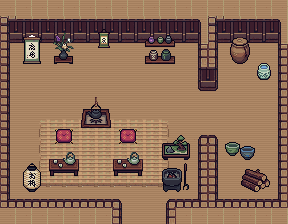

This game map was drawn from its Tiled (.tmx) file and the tilesets committed beside it. A one-line description and the full map source follow:
An orthogonal 18x14 tile map with 16x16 px tiles, 6 tile layers (Floor, Walls, Rug, Decor, ...), 5 tilesets and 6 objects (start, warp, marker, soundscape).

<map version="1.10" tiledversion="1.11.0" orientation="orthogonal" renderorder="right-down" width="18" height="14" tilewidth="16" tileheight="16" infinite="0" nextlayerid="9" nextobjectid="7">
 <tileset firstgid="1" source="../tilesets/sakura-teahouse-terrain.tsx" />
 <tileset firstgid="41" source="../tilesets/sakura-teahouse-decor.tsx" />
 <tileset firstgid="43" source="../tilesets/sakura-teahouse-furniture.tsx" />
 <tileset firstgid="412" source="../tilesets/collision.tsx" />
 <tileset firstgid="414" source="../tilesets/sakura-teahouse-props.tsx" />
 <layer id="1" name="Floor" width="18" height="14">
  <data encoding="csv">
1,1,1,1,1,1,1,1,1,1,1,1,1,1,1,1,1,1,
1,1,1,1,1,1,1,1,1,1,1,1,1,1,1,1,1,1,
1,1,1,1,1,1,1,1,1,1,1,1,1,1,1,1,1,1,
1,1,1,1,1,1,1,1,1,1,1,1,1,1,1,1,1,1,
1,1,1,1,1,1,1,1,1,1,1,1,1,1,1,1,1,1,
1,1,1,1,1,1,1,1,1,1,1,1,1,1,1,1,1,1,
1,1,1,1,1,1,1,1,1,1,1,1,1,1,1,1,1,1,
1,1,1,1,1,1,1,1,1,1,1,1,1,1,1,1,1,1,
1,1,1,1,1,1,1,1,1,1,1,1,1,1,1,1,1,1,
1,1,1,1,1,1,1,1,1,1,1,1,1,1,1,1,1,1,
1,1,1,1,1,1,1,1,1,1,1,1,1,1,1,1,1,1,
1,1,1,1,1,1,1,1,1,1,1,1,1,1,1,1,1,1,
1,1,1,1,1,1,1,1,1,1,1,1,1,1,1,1,1,1,
1,1,1,1,1,1,1,1,1,1,1,1,1,1,1,1,1,1
</data>
 </layer>
 <layer id="2" name="Walls" width="18" height="14">
  <data encoding="csv">
7,7,7,7,7,7,7,7,7,7,7,7,7,7,7,7,7,7,
12,13,13,13,13,13,13,13,13,13,13,13,19,12,13,13,13,19,
15,16,16,16,16,16,16,16,16,16,16,16,22,15,16,16,16,22,
9,0,0,0,0,0,0,0,0,0,0,0,6,9,0,0,0,6,
9,0,0,0,0,0,0,0,0,0,0,0,18,14,0,0,0,6,
9,0,0,0,0,0,0,0,0,0,0,0,21,17,0,0,0,6,
9,0,0,0,0,0,0,0,0,0,0,0,0,0,0,0,0,6,
9,0,0,0,0,0,0,0,0,0,0,0,0,0,0,0,0,6,
9,0,0,0,0,0,0,0,0,0,0,0,2,4,0,0,0,6,
9,0,0,0,0,0,0,0,0,0,0,0,5,9,0,0,0,6,
9,0,0,0,0,0,0,0,0,0,0,0,6,9,0,0,0,6,
9,0,0,0,0,0,0,0,0,0,0,0,6,9,0,0,0,6,
10,3,3,3,3,3,3,4,0,0,2,3,11,10,3,3,3,11,
7,7,7,7,7,7,7,9,0,0,5,7,7,7,7,7,7,7
</data>
 </layer>
 <layer id="3" name="Rug" width="18" height="14">
  <data encoding="csv">
0,0,0,0,0,0,0,0,0,0,0,0,0,0,0,0,0,0,
0,0,0,0,0,0,0,0,0,0,0,0,0,0,0,0,0,0,
0,0,0,0,0,0,0,0,0,0,0,0,0,0,0,0,0,0,
0,0,0,0,0,0,0,0,0,0,0,0,0,0,0,0,0,0,
0,0,0,0,0,0,0,0,0,0,0,0,0,0,0,0,0,0,
0,0,0,0,0,0,0,0,0,0,0,0,0,0,0,0,0,0,
0,0,0,0,0,0,0,0,0,0,0,0,0,0,0,0,0,0,
0,0,32,34,34,34,34,34,34,34,35,0,0,0,0,0,0,0,
0,0,36,37,37,37,37,37,37,37,27,0,0,0,0,0,0,0,
0,0,36,37,37,37,37,37,37,37,27,0,0,0,0,0,0,0,
0,0,36,37,37,37,37,37,37,37,27,0,0,0,0,0,0,0,
0,0,28,29,29,29,29,29,29,29,31,0,0,0,0,0,0,0,
0,0,0,0,0,0,0,0,0,0,0,0,0,0,0,0,0,0,
0,0,0,0,0,0,0,0,0,0,0,0,0,0,0,0,0,0
</data>
 </layer>
 <layer id="4" name="Decor" width="18" height="14">
  <data encoding="csv">
0,0,0,0,0,0,0,0,0,0,0,0,0,0,0,0,0,0,
0,0,0,0,0,0,41,0,0,0,0,0,0,0,0,0,0,0,
0,0,0,0,0,0,42,0,0,0,0,0,0,0,0,0,0,0,
0,0,0,0,0,0,0,0,0,0,0,0,0,0,0,0,0,0,
0,0,0,0,0,0,0,0,0,0,0,0,0,0,0,0,0,0,
0,0,0,0,0,0,0,0,0,0,0,0,0,0,0,0,0,0,
0,0,0,0,0,0,0,0,0,0,0,0,0,0,0,0,0,0,
0,0,0,0,0,0,0,0,0,0,0,0,0,0,0,0,0,0,
0,0,0,0,0,0,0,0,0,0,0,0,0,0,0,0,0,0,
0,0,0,0,0,0,0,0,0,0,0,0,0,0,0,0,0,0,
0,0,0,0,0,0,0,0,0,0,0,0,0,0,0,0,0,0,
0,0,0,0,0,0,0,0,0,0,0,0,0,0,0,0,0,0,
0,0,0,0,0,0,0,0,0,0,0,0,0,0,0,0,0,0,
0,0,0,0,0,0,0,0,0,0,0,0,0,0,0,0,0,0
</data>
 </layer>
 <layer id="5" name="Dynamic" width="18" height="14">
  <data encoding="csv">
0,0,0,0,0,0,0,0,0,0,0,0,0,0,0,0,0,0,
0,0,0,0,0,0,0,0,0,0,0,0,0,0,0,0,0,0,
0,59,60,55,56,0,0,0,0,51,52,0,0,0,83,84,0,0,
0,61,62,57,58,0,0,0,0,53,54,0,0,0,85,86,331,0,
0,0,0,0,0,0,0,0,0,0,0,0,0,0,0,0,332,0,
0,0,0,0,0,0,0,0,0,0,0,0,0,0,0,0,0,0,
0,0,0,0,0,47,48,0,0,0,0,0,0,0,0,0,0,0,
0,0,0,0,0,49,50,0,0,0,0,0,0,0,0,0,0,0,
0,0,0,294,295,0,0,294,295,0,223,224,0,0,199,202,0,0,
0,0,0,43,44,0,0,43,44,0,225,226,0,0,200,201,0,0,
0,147,148,45,46,0,0,45,46,0,143,144,0,0,0,267,268,0,
0,149,150,0,0,0,0,0,0,0,145,146,0,0,0,269,270,0,
0,0,0,0,0,0,0,0,0,0,0,0,0,0,0,0,0,0,
0,0,0,0,0,0,0,0,0,0,0,0,0,0,0,0,0,0
</data>
 </layer>
 <layer id="6" name="Collision" width="18" height="14">
  <data encoding="csv">
413,413,413,413,413,413,413,413,413,413,413,413,413,413,413,413,413,413,
413,413,413,413,413,413,413,413,413,413,413,413,413,413,413,413,413,413,
413,413,413,413,413,413,413,413,413,413,413,413,413,413,413,413,413,413,
413,413,413,413,413,412,412,412,412,413,413,412,413,413,413,413,412,413,
413,412,412,412,412,412,412,412,412,412,412,412,413,413,412,412,413,413,
413,412,412,412,412,412,412,412,412,412,412,412,413,413,412,412,412,413,
413,412,412,412,412,412,412,412,412,412,412,412,412,412,412,412,412,413,
413,412,412,412,412,413,413,413,412,412,412,412,412,412,412,412,412,413,
413,412,412,413,413,412,412,413,413,412,412,412,413,413,412,412,413,413,
413,412,412,412,412,412,412,412,412,412,413,413,413,413,413,413,412,413,
413,412,412,413,413,412,412,413,413,412,412,412,413,413,412,412,412,413,
413,413,413,412,412,412,412,412,412,412,413,413,413,413,412,413,413,413,
413,413,413,413,413,413,413,413,412,412,413,413,413,413,413,413,413,413,
413,413,413,413,413,413,413,413,412,412,413,413,413,413,413,413,413,413
</data>
 </layer>
 <objectgroup id="7" name="Scenery">
  <object id="1" gid="480" x="88" y="126" width="64" height="64" />
  <object id="2" gid="503" x="232" y="142" width="64" height="64" />
 </objectgroup>
 <objectgroup id="8" name="Objects">
  <object id="3" x="144" y="184" name="start" type="start">
   <point />
  </object>
  <object id="4" x="128" y="192" name="front-door" type="warp" width="32" height="32">
   <properties>
    <property name="goto" value="Sakura,11.5,43.5" />
   </properties>
  </object>
  <object id="5" x="96" y="89.6" name="tea-hearth" type="marker">
   <point />
  </object>
  <object id="6" x="64" y="80" name="hearth" type="soundscape" width="64" height="48">
   <properties>
    <property name="channel3" value="audio/ambient/campfire.flac, 0.22" />
    <property name="emit" value="2.0" type="float" />
   </properties>
  </object>
 </objectgroup>
</map>
